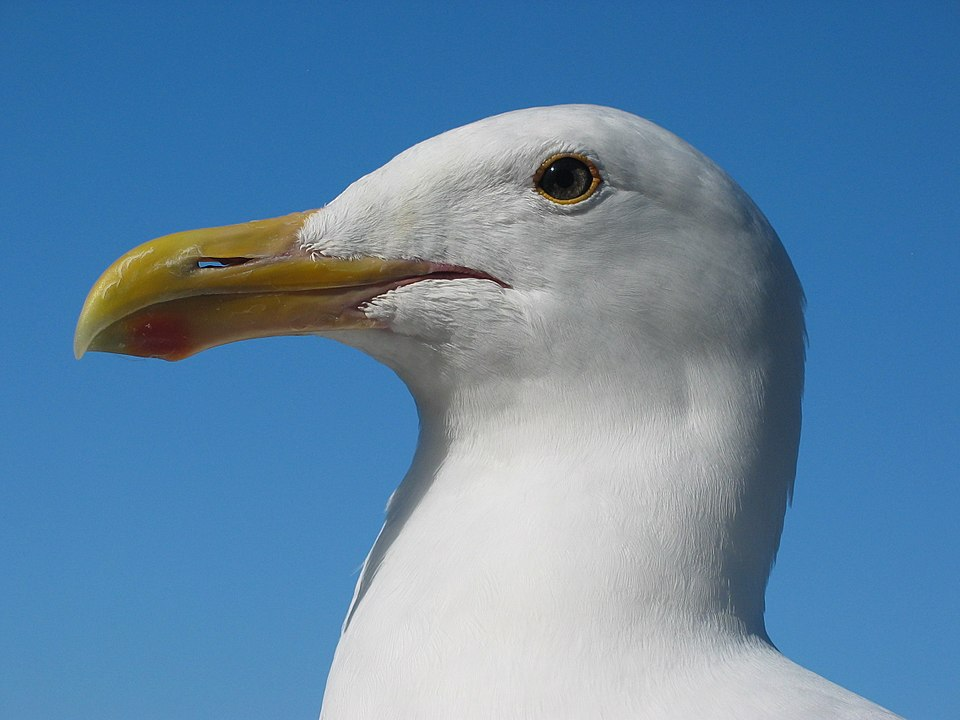
#> input picture src/images/seagull.jpg, 960 x 720 px, found by its file name
$ python assignment03.py
#> lines starting #> are read from the running program, lines starting #| are printed output that depends on the picture
import cv2
import numpy as np
import cupy as cp
import time
import matplotlib.pyplot as plt

IMAGE_PATH = "src/images/seagull.jpg"

TARGET_WIDTH = 1280
TARGET_HEIGHT = 720

TRAIL_LENGTH = 32

img_gray = cv2.imread(IMAGE_PATH, cv2.IMREAD_GRAYSCALE)
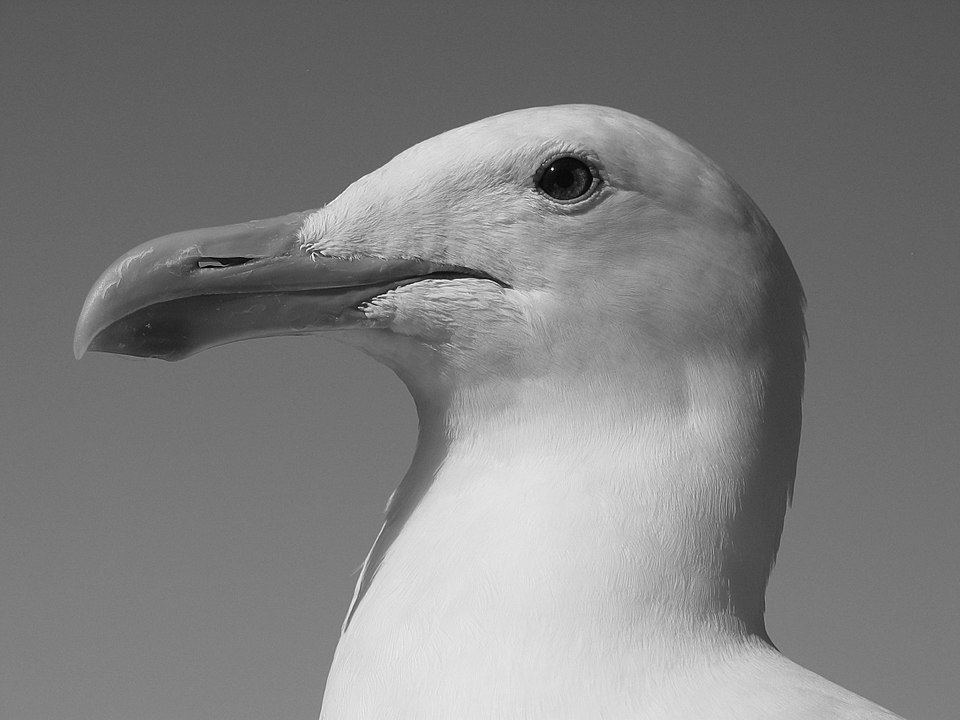
#> img_gray: shape (720, 960); min 0, max 255, mean 127

if img_gray is None:
    raise FileNotFoundError(f"이미지를 읽을 수 없습니다: {IMAGE_PATH}")

img_gray = cv2.resize(
    img_gray,
    (TARGET_WIDTH, TARGET_HEIGHT),
    interpolation=cv2.INTER_AREA
)
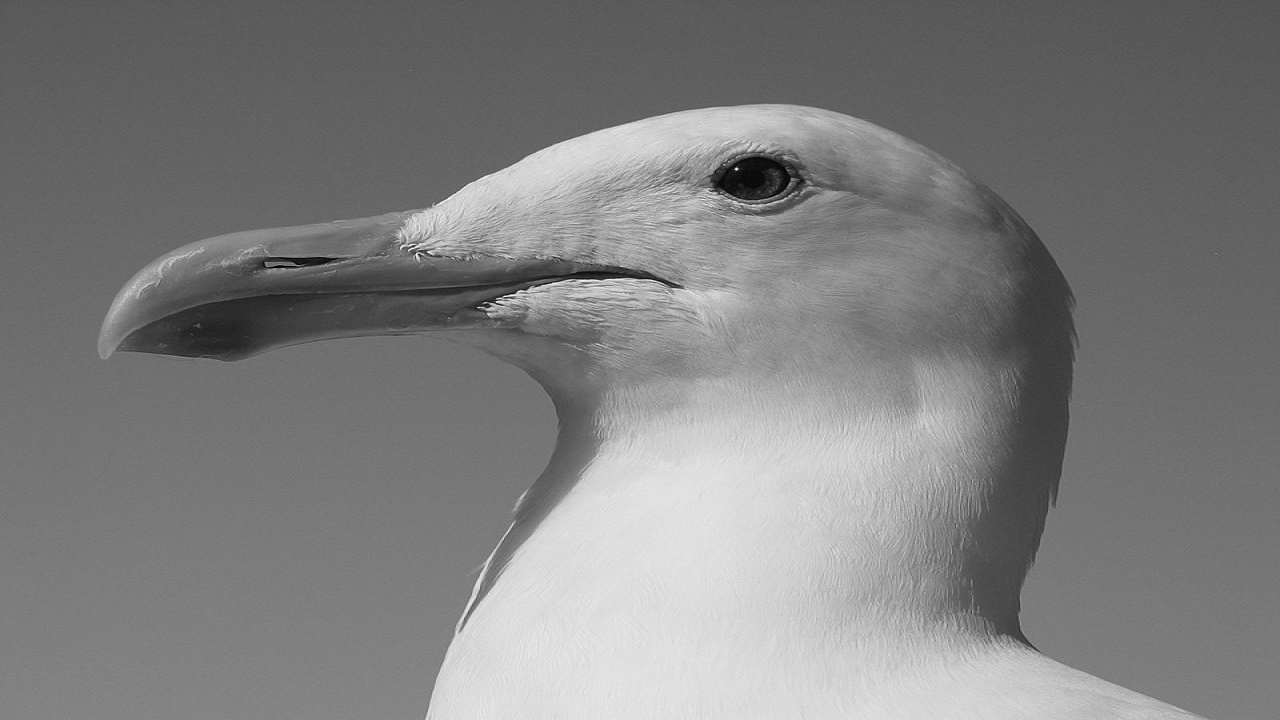
#> img_gray: shape (720, 1280); min 0, max 255, mean 127

input_np = img_gray.astype(np.float32) / 255.0


# TODO: NumPy를 사용하여 잔상 효과 함수 정의
def motion_trail_np(image, weights):

    # TODO: 필요한 변수 정의 및 출력 배열 생성
    output = np.zeros(image.shape, dtype=np.float32)

    for output_y in range(image.shape[0]):
        for output_x in range(image.shape[1]):
            total_pixel = 0.0

            for shift in range(TRAIL_LENGTH):
                # TODO: x값 shift
                input_x = output_x - shift

                if input_x < 0:
                    break

                # TODO: shift한 픽셀을 누적
                total_pixel += image[output_y, input_x] * weights[shift]

            # TODO: 출력 배열에 누적 픽셀 저장
            output[output_y, output_x] = total_pixel
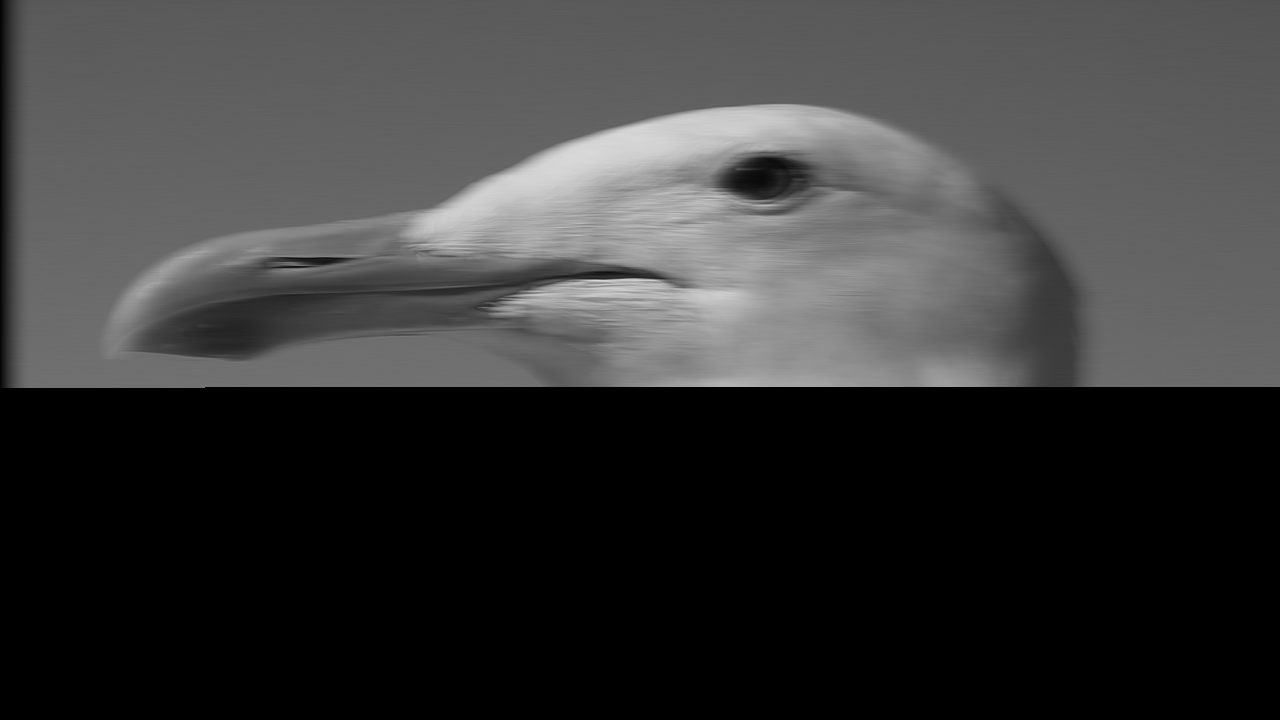
#> output: shape (720, 1280) float32; min 0, max 0.879, mean 0.226

    return output


# TODO: CuPy를 사용하여 잔상 효과 함수 정의
def motion_trail_cp(image, weights):

    # TODO: 필요한 변수 정의 및 출력 배열 생성
    output = cp.zeros(image.shape, dtype=cp.float32)

    for shift in range(TRAIL_LENGTH):
        # TODO: 배열 slicing
        input_region = image[:, :image.shape[1] - shift]
        output_region = output[:, shift:]

        # TODO: GPU가 병렬 연산할 output_region 계산 코드
        output_region += input_region * weights[shift]

    return output


# 이동 거리가 멀어질수록 가중치를 작게 설정
weights_np = np.linspace(
    1.0,
    0.05,
    TRAIL_LENGTH,
    dtype=np.float32
)

weights_np /= np.sum(weights_np)


# CPU 처리 시간 측정
cpu_start = time.perf_counter()

#> (the run stopped early here; a loop or call above may not have finished)
